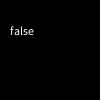
Frame 1 (no input)
Frame 60 (the mouse pressed at the canvas centre just before this capture): identical to frame 1, image omitted
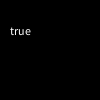
Frame 120 (the mouse held since frame 60 and released just before this capture)

The Processing sketch that drew these frames (run headless with seeded random() and noise(); from frame 60 on, the mouse is pressed at the canvas centre):

// Processing sketch: isPositive_test_3
// ── isPositive_test_3.pde
void setup() {

}

void draw() {
  background(0);
  text(str(isPositive(mouseX)),10,35);
}
  
boolean isPositive(int n) {
 if (n>0) {
   return true;
 } else {
   return false;
 }
}
